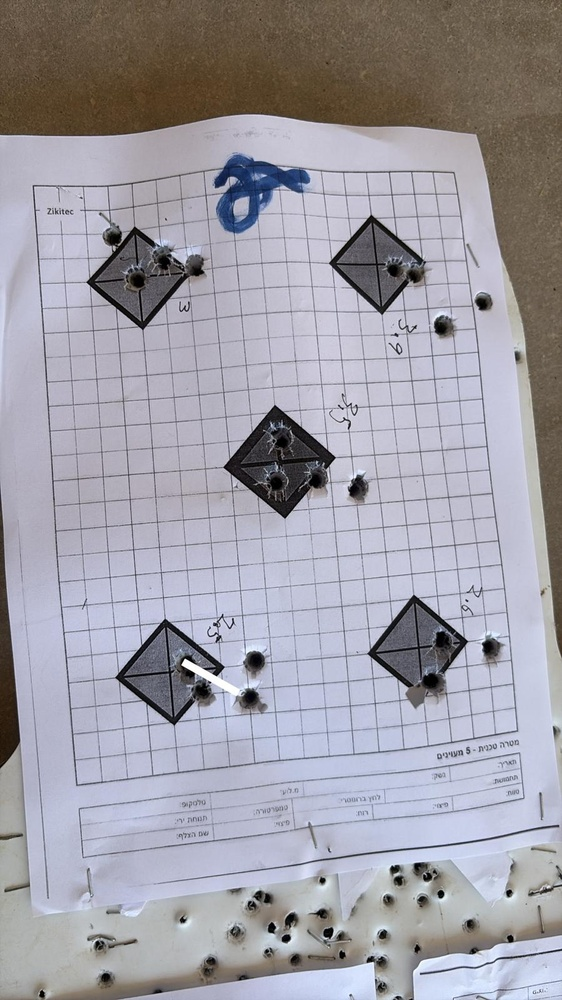
#> input picture tests-images/1.jpg, 562 x 1000 px, shrunk from 900 x 1600 before the run
$ python -i main.py   (imports and definitions only)
#> lines starting #> are read from the running program, lines starting #| are printed output that depends on the picture; after the words box and inside, x2 and y2 are one past the last pixel; in counts of white or black regions, pixels touching at a corner belong together
import argparse
import os

import csv
import math
from datetime import datetime
from typing import List, Tuple, Dict

import cv2
import numpy as np

# ---------- Utilities ----------


def ensure_dir(p: str):
    os.makedirs(p, exist_ok=True)


def get_timestamp():
    """Get current timestamp in YYYYMMDD_HHMMSS format."""
    return datetime.now().strftime("%Y%m%d_%H%M%S")


def get_image_basename(image_path: str) -> str:
    """Extract image basename without extension."""
    return os.path.splitext(os.path.basename(image_path))[0]


def imread_gray(path: str):
#> called with path = 'tests-images/1.jpg'
    img = cv2.imread(path)
#> img is the input picture: shape (1000, 562, 3); mean B, G, R 166.3, 157.5, 159.6
    if img is None:
        raise FileNotFoundError(f"Could not read image: {path}")
    gray = cv2.cvtColor(img, cv2.COLOR_BGR2GRAY)
    return img, gray


def save_overlay(image, circles_kept, circles_rejected, out_path):
    vis = image.copy()
    for (x, y, r, *_rest) in circles_rejected:
        cv2.circle(vis, (int(x), int(y)), int(r), (0, 0, 255), 1)
    for (x, y, r, *_rest) in circles_kept:
        cv2.circle(vis, (int(x), int(y)), int(r), (0, 255, 0), 2)
        cv2.circle(vis, (int(x), int(y)), 2, (0, 255, 0), 2)
    cv2.imwrite(out_path, vis)


def radial_profile(gray_crop: np.ndarray) -> np.ndarray:
    """Mean intensity as a function of radius from center."""
    h, w = gray_crop.shape[:2]
    cx, cy = w // 2, h // 2
    y, x = np.indices((h, w))
    r = np.sqrt((x - cx) ** 2 + (y - cy) ** 2).astype(np.int32)
    rmax = r.max()
    tbin = np.bincount(r.ravel(), weights=gray_crop.ravel(), minlength=rmax + 1)
    nr = np.bincount(r.ravel(), minlength=rmax + 1)
    prof = tbin / np.maximum(nr, 1)
    return prof


def bullet_heuristics(crop_bgr: np.ndarray) -> Dict[str, float]:
    """Physics-driven checks: dark core + circularity + ring peak."""
    gray = cv2.cvtColor(crop_bgr, cv2.COLOR_BGR2GRAY)
    h, w = gray.shape[:2]
    cx, cy = w // 2, h // 2

    # 1) Dark core (mean in 5x5 around center)
    sz = max(2, min(h, w) // 16)
    core = gray[max(0, cy - sz) : min(h, cy + sz), max(0, cx - sz) : min(w, cx + sz)]
    core_mean = float(np.mean(core))

    # 2) Circularity (from Canny edges)
    edges = cv2.Canny(gray, 50, 150)
    contours, _ = cv2.findContours(edges, cv2.RETR_EXTERNAL, cv2.CHAIN_APPROX_SIMPLE)
    circ = 0.0
    if contours:
        cnt = max(contours, key=cv2.contourArea)
        per = cv2.arcLength(cnt, True)
        area = cv2.contourArea(cnt)
        if per > 1e-6:
            circ = float(4 * math.pi * area / (per**2))

    # 3) Bright ring peak (radial intensity profile)
    prof = radial_profile(gray)
    # Normalize for stability
    p = (prof - prof.min()) / (prof.ptp() + 1e-6)
    # look for a local max between radii ~5..20% of crop radius
    rmax = max(1, len(p) - 1)
    r1 = int(0.08 * rmax)
    r2 = int(0.35 * rmax)
    ring_strength = 0.0
    if r2 > r1 + 2:
        segment = p[r1:r2]
        peak = float(segment.max())
        ring_strength = peak

    # Scoring: lower core_mean is better (darker); higher circ and ring_strength are better
    score = 0.0
    if core_mean < 90:
        score += 1.0
    if 0.45 <= circ <= 1.25:
        score += 1.0
    if ring_strength > 0.45:
        score += 1.0

    return {
        "core_mean": core_mean,
        "circularity": circ,
        "ring_strength": ring_strength,
        "heur_score": score,
    }


def crop_from_circle(
    img: np.ndarray, x: int, y: int, r: int, margin_mult: float = 2.0
) -> np.ndarray:
    m = int(max(6, margin_mult * r))
    h, w = img.shape[:2]
    x1, y1 = max(0, x - m), max(0, y - m)
    x2, y2 = min(w, x + m), min(h, y + m)
    return img[y1:y2, x1:x2]


# ---------- Stage 1: Over-detect candidates ----------


def detect_candidates(
    image_path: str,
    out_dir: str,
    dp=1.2,
    minDist=20,
    param1=100,
    param2=25,
    minRadius=4,
    maxRadius=25,
) -> List[Tuple[int, int, int]]:
    # Create output directory with image name and timestamp
    image_basename = get_image_basename(image_path)
    timestamp = get_timestamp()
    final_out_dir = os.path.join(out_dir, f"{image_basename}_{timestamp}")
    ensure_dir(final_out_dir)

    img, gray = imread_gray(image_path)
    gray_blur = cv2.medianBlur(gray, 5)

    circles = cv2.HoughCircles(
        gray_blur,
        cv2.HOUGH_GRADIENT,
        dp=dp,
        minDist=minDist,
        param1=param1,
        param2=param2,
        minRadius=minRadius,
        maxRadius=maxRadius,
    )
#> circles = 21 rows, first 8: [177, 690.6, 24.28], [131.4, 257.4, 21.64], [238.2, 213, 20.32], [271.8, 479.4, 15.04], [317.4, 474.6, 12.28], [113.4, 235.8, 10.6], [443.4, 325.8, 10.6], [395.4, 268.2, 7.96]

    results = []
    meta_path = os.path.join(final_out_dir, f"{image_basename}_candidates.csv")
    with open(meta_path, "w", newline="") as f:
        writer = csv.writer(f)
        writer.writerow(["crop_path", "x", "y", "r", "image_path"])
        if circles is not None:
            circles = np.uint16(np.around(circles))
#> circles = 21 rows, first 8: [177, 691, 24], [131, 257, 22], [238, 213, 20], [272, 479, 15], [317, 475, 12], [113, 236, 11], [443, 326, 11], [395, 268, 8]
            for i, (x, y, r) in enumerate(circles[0, :]):
                crop = crop_from_circle(img, int(x), int(y), int(r))
                # New naming: imageName_counter_x_y.jpg
                crop_name = f"{image_basename}_{i:03d}_{int(x)}_{int(y)}.jpg"
                crop_path = os.path.join(final_out_dir, crop_name)
                cv2.imwrite(crop_path, crop)
                writer.writerow([crop_name, int(x), int(y), int(r), image_path])
                results.append((int(x), int(y), int(r)))
#> this loop made 21 passes
#> (x, y, r, m in crop_from_circle, x1 in crop_from_circle, y1 in crop_from_circle, x2 in crop_from_circle, y2 in crop_from_circle) on passes 1 to 8: (177, 691, 24, 48, 129, 643, 225, 739), (131, 257, 22, 44, 87, 213, 175, 301), (238, 213, 20, 40, 198, 173, 278, 253), (272, 479, 15, 30, 242, 449, 302, 509), (317, 475, 12, 24, 293, 451, 341, 499), (113, 236, 11, 22, 91, 214, 135, 258), (443, 326, 11, 22, 421, 304, 465, 348), (395, 268, 8, 16, 379, 252, 411, 284)
#> after the loop, results = 21 items, first 6: (177, 691, 24), (131, 257, 22), (238, 213, 20), (272, 479, 15), (317, 475, 12), (113, 236, 11)
    print(f"[detect] Saved {len(results)} crops to {final_out_dir}")
#| [detect] Saved 21 crops to temp_candidates/1_20261121_003144
    # also save an overlay so you can sanity-check recall
    overlay_path = os.path.join(
        final_out_dir, f"{image_basename}_candidates_overlay.jpg"
    )
    save_overlay(img, [(x, y, r) for (x, y, r) in results], [], overlay_path)
#> the loop in save_overlay, `for (x, y, r, *_rest) in circles_kept:` made 21 passes
    return results


# ---------- Stage 2: Refine detections with heuristics ----------


def refine_image(
    image_path: str,
    overlay_path: str = None,
    csv_path: str = None,
    dp: float = 1.2,
    minDist: float = 20,
    param1: float = 100,
    param2: float = 25,
    minRadius: int = 4,
    maxRadius: int = 25,
    use_heuristics: bool = True,
) -> List[Tuple[int, int, int]]:
    """
    Detect circles and filter them using physics-based heuristics.
    Returns list of (x, y, radius) tuples for valid bullet holes.
    """
    # Generate output paths with image name and timestamp
    image_basename = get_image_basename(image_path)
    timestamp = get_timestamp()

    if overlay_path is None:
        overlay_path = f"{image_basename}_{timestamp}_refined_overlay.jpg"
    if csv_path is None:
        csv_path = f"{image_basename}_{timestamp}_refined_detections.csv"

    # First, get all candidate circles
    candidates = detect_candidates(
        image_path, "temp_candidates", dp, minDist, param1, param2, minRadius, maxRadius
    )
#> candidates has the same summary as results in detect_candidates

    if not candidates:
        print("[refine] No candidates found")
        return []

    # Load original image for cropping
    img, gray = imread_gray(image_path)

    # Filter candidates using heuristics
    valid_circles = []
    rejected_circles = []

    for x, y, r in candidates:
        # Crop around the circle
        crop = crop_from_circle(img, x, y, r)

        # Apply heuristics if enabled
        if use_heuristics:
            heuristics = bullet_heuristics(crop)
            # Accept if heuristics score is good enough
            if heuristics["heur_score"] >= 2.0:  # At least 2 out of 3 criteria
                valid_circles.append((x, y, r))
            else:
                rejected_circles.append((x, y, r))
        else:
            # If no heuristics, accept all candidates
            valid_circles.append((x, y, r))
#> this loop made 21 passes
#> (m in crop_from_circle, x1 in crop_from_circle, y1 in crop_from_circle) on passes 8, 15: (16, 379, 252), (20, 235, 641)
#> pass 1, in bullet_heuristics, `gray = cv2.cvtColor(crop_bgr, cv2.COLOR_BGR2GRAY)`:
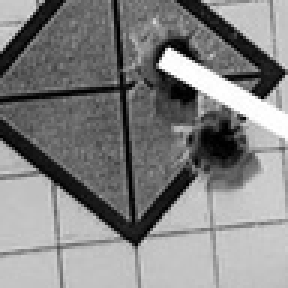
#> gray: shape (96, 96) (shown 3 times larger); min 0, max 255, mean 130.6
#> pass 1, in bullet_heuristics, `edges = cv2.Canny(gray, 50, 150)`:
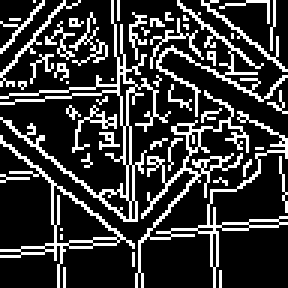
#> edges: shape (96, 96) (shown 3 times larger); 22.1% white in thin lines or dots
#> pass 1, in radial_profile, `y, x = np.indices((h, w))`:
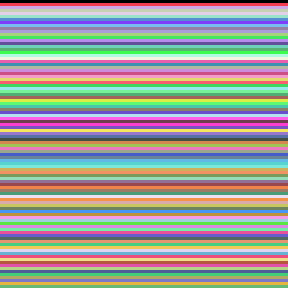
#> y: shape (96, 96) int64 (shown 3 times larger); 96 distinct labels, from 0 to 95; one colour per label, 0 black
#> pass 1, in radial_profile, `y, x = np.indices((h, w))`:
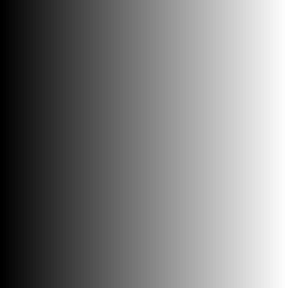
#> x: shape (96, 96) int64 (shown 3 times larger); min 0, max 95, mean 47.5; drawn with min black and max white
#> after the loop:
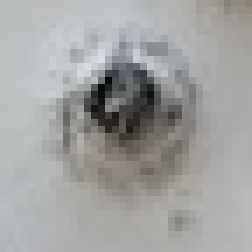
#> crop: shape (36, 36, 3) (shown 7 times larger); mean B, G, R 161, 162.2, 161.5

    # Save overlay visualization
    save_overlay(img, valid_circles, rejected_circles, overlay_path)
#> call 2 of save_overlay, with out_path = '1_20261121_003144_refined_overlay.jpg'
#> the loop in save_overlay (call 2), `for (x, y, r, *_rest) in circles_rejected:` made 12 passes
#> (x, y, r) on passes 1 to 8: (177, 691, 24), (131, 257, 22), (238, 213, 20), (443, 326, 11), (395, 268, 8), (165, 645, 22), (278, 437, 15), (255, 661, 10)
#> after the loop in save_overlay (call 2), `for (x, y, r, *_rest) in circles_rejected:`:
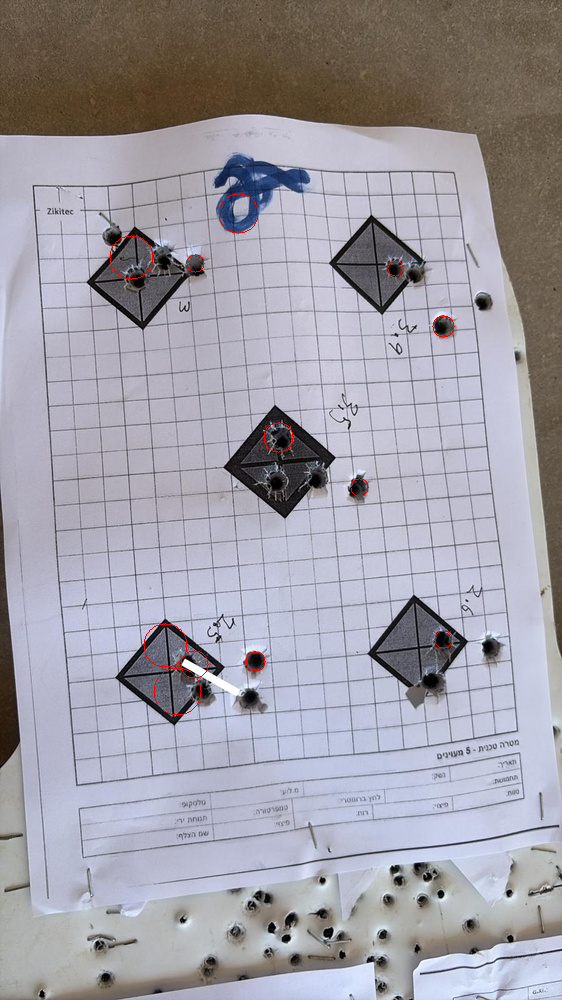
#> vis: shape (1000, 562, 3); 0.17% of pixels changed, all inside (x1, y1, x2, y2) = (109, 193, 455, 716)
#> the loop in save_overlay (call 2), `for (x, y, r, *_rest) in circles_kept:` made 9 passes
#> (x, y, r) on passes 1 to 8: (272, 479, 15), (317, 475, 12), (113, 236, 11), (415, 275, 12), (100, 946, 9), (205, 692, 12), (483, 302, 9), (431, 683, 13)
#> after the loop in save_overlay (call 2), `for (x, y, r, *_rest) in circles_kept:`:
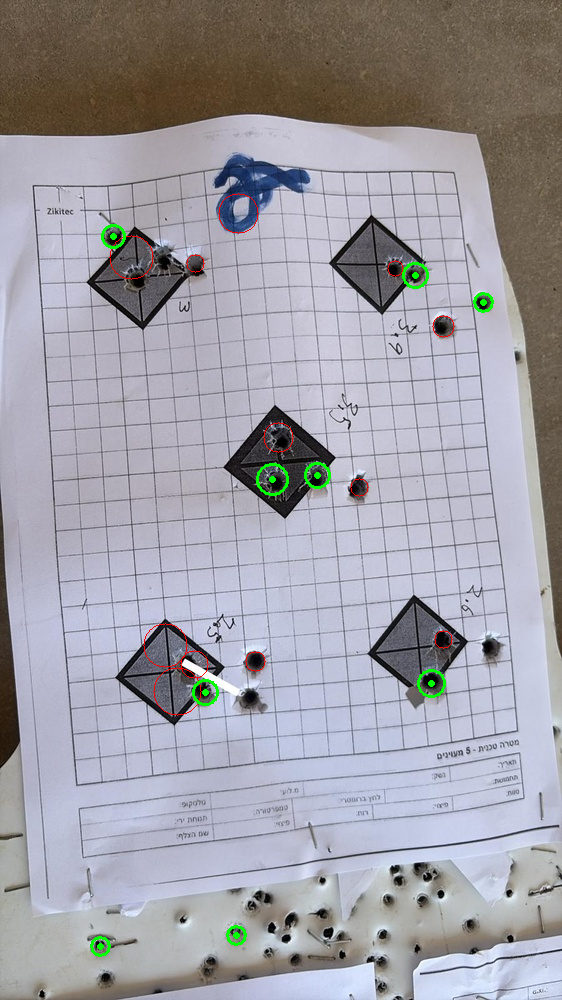
#> vis: shape (1000, 562, 3); 0.4% of pixels changed, all inside (x1, y1, x2, y2) = (90, 224, 494, 957)

    # Save CSV with results
    with open(csv_path, "w", newline="") as f:
        writer = csv.writer(f)
        writer.writerow(["x", "y", "radius", "image_path"])
        for x, y, r in valid_circles:
            writer.writerow([x, y, r, image_path])
#> this loop made 9 passes

    # Clean up temp directory
    import shutil

    if os.path.exists("temp_candidates"):
        shutil.rmtree("temp_candidates")

    print(
        f"[refine] Found {len(valid_circles)} valid bullet holes out of {len(candidates)} candidates"
    )
#| [refine] Found 9 valid bullet holes out of 21 candidates
    print(f"[refine] Results saved to {overlay_path} and {csv_path}")
    return valid_circles


# ---------- CLI ----------


# [63 lines left out: function main, not called in this run]


# [2 lines not run here, left out]

>>> result = refine_image('tests-images/1.jpg')

$ run again, on tests-images/3.jpg
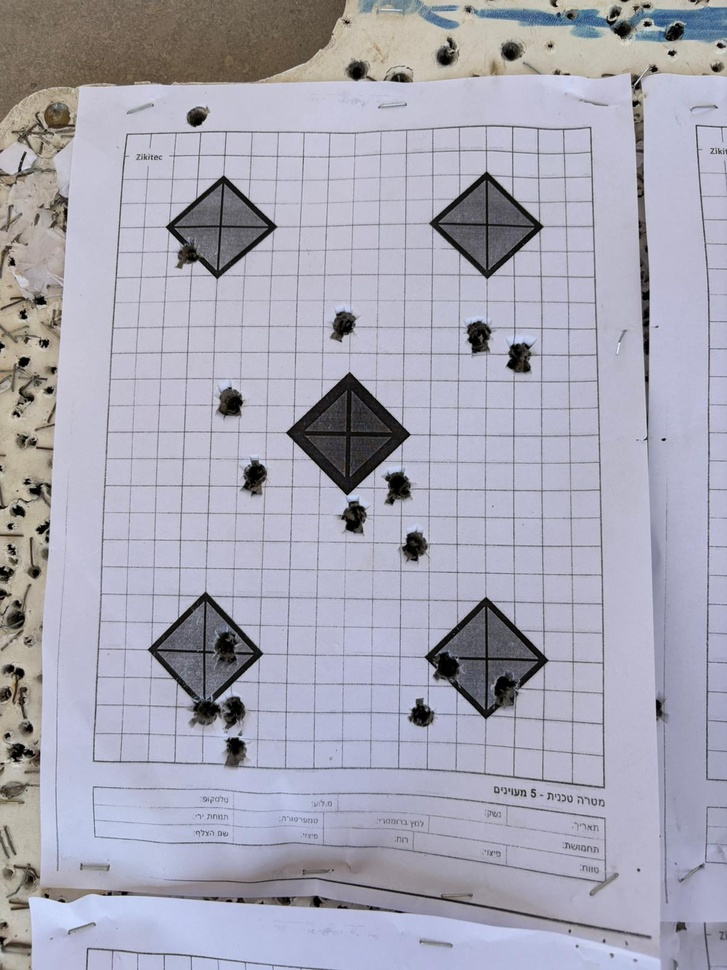
#> input picture tests-images/3.jpg, 727 x 970 px, shrunk from 1200 x 1600 before the run
#> in imread_gray, img is the input picture: shape (970, 727, 3); mean B, G, R 180.3, 166.3, 167.3
#> in detect_candidates, `circles = cv2.HoughCircles( gray_blur, cv2.HOUGH_GRADIENT, dp=dp, minD..`: circles = 31 rows, first 8: [474.6, 677.4, 21.64], [48.6, 135, 19], [421.8, 714.6, 11.2], [228.6, 645, 13.72], [255, 474.6, 11.8], [55.8, 114.6, 13.6], [25.8, 120.6, 19], [412.2, 545.4, 14.2]
#> in detect_candidates, `circles = np.uint16(np.around(circles))`: circles = 31 rows, first 8: [475, 677, 22], [49, 135, 19], [422, 715, 11], [229, 645, 14], [255, 475, 12], [56, 115, 14], [26, 121, 19], [412, 545, 14]
#> the loop in detect_candidates, `for i, (x, y, r) in enumerate(circles[0, :]):` made 31 passes
#> (x, y, r, m in crop_from_circle, x1 in crop_from_circle, y1 in crop_from_circle, x2 in crop_from_circle, y2 in crop_from_circle) on passes 1 to 8: (475, 677, 22, 44, 431, 633, 519, 721), (49, 135, 19, 38, 11, 97, 87, 173), (422, 715, 11, 22, 400, 693, 444, 737), (229, 645, 14, 28, 201, 617, 257, 673), (255, 475, 12, 24, 231, 451, 279, 499), (56, 115, 14, 28, 28, 87, 84, 143), (26, 121, 19, 38, 0, 83, 64, 159), (412, 545, 14, 28, 384, 517, 440, 573)
#> after the loop in detect_candidates, `for i, (x, y, r) in enumerate(circles[0, :]):`: results = 31 items, first 6: (475, 677, 22), (49, 135, 19), (422, 715, 11), (229, 645, 14), (255, 475, 12), (56, 115, 14)
#| [detect] Saved 31 crops to temp_candidates/3_20261121_003145
#> the loop in save_overlay, `for (x, y, r, *_rest) in circles_kept:` made 31 passes
#> candidates has the same summary as results in detect_candidates
#> the loop in refine_image, `for x, y, r in candidates:` made 31 passes
#> (m in crop_from_circle, x1 in crop_from_circle, y1 in crop_from_circle) on pass 12: (20, 491, 32)
#> pass 1, in bullet_heuristics, `edges = cv2.Canny(gray, 50, 150)`:
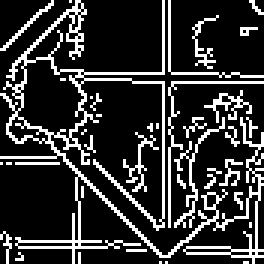
#> edges: shape (88, 88) (shown 3 times larger); 19.5% white in thin lines or dots
#> the loop in save_overlay (call 2), `for (x, y, r, *_rest) in circles_rejected:` made 22 passes
#> the loop in save_overlay (call 2), `for (x, y, r, *_rest) in circles_kept:` made 9 passes
#> (x, y, r) on passes 1 to 8: (412, 545, 14), (207, 711, 15), (511, 52, 10), (476, 337, 16), (15, 315, 17), (196, 117, 9), (34, 489, 12), (19, 754, 11)
#> after the loop in save_overlay (call 2), `for (x, y, r, *_rest) in circles_kept:`:
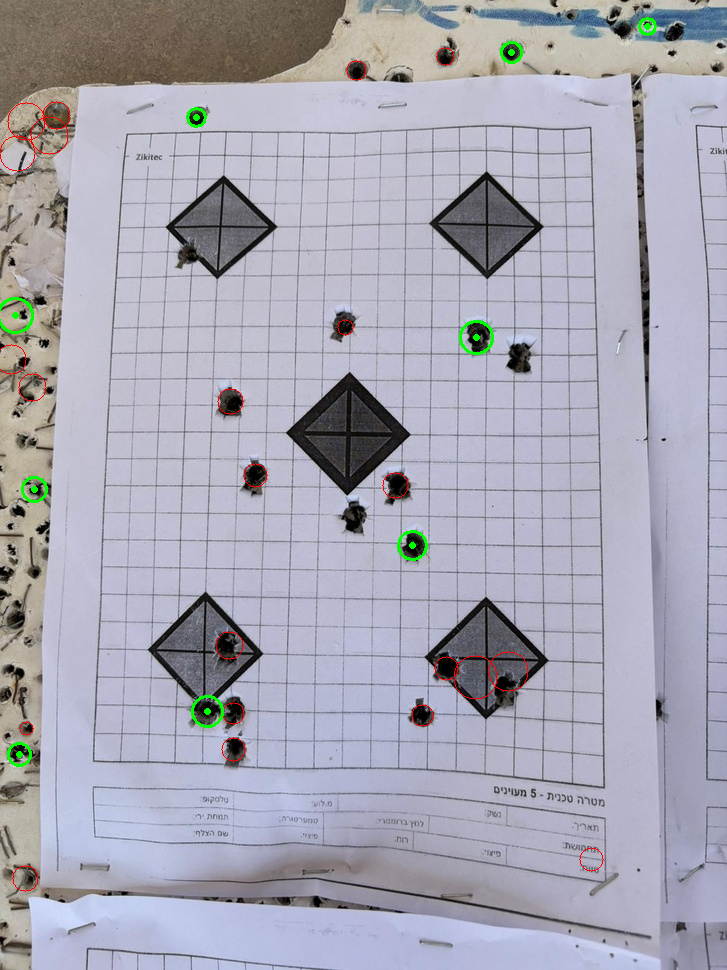
#> vis: shape (970, 727, 3); mean B, G, R 179.7, 166.6, 167.3
#> the loop in refine_image, `for x, y, r in valid_circles:` made 9 passes
#| [refine] Found 9 valid bullet holes out of 31 candidates
